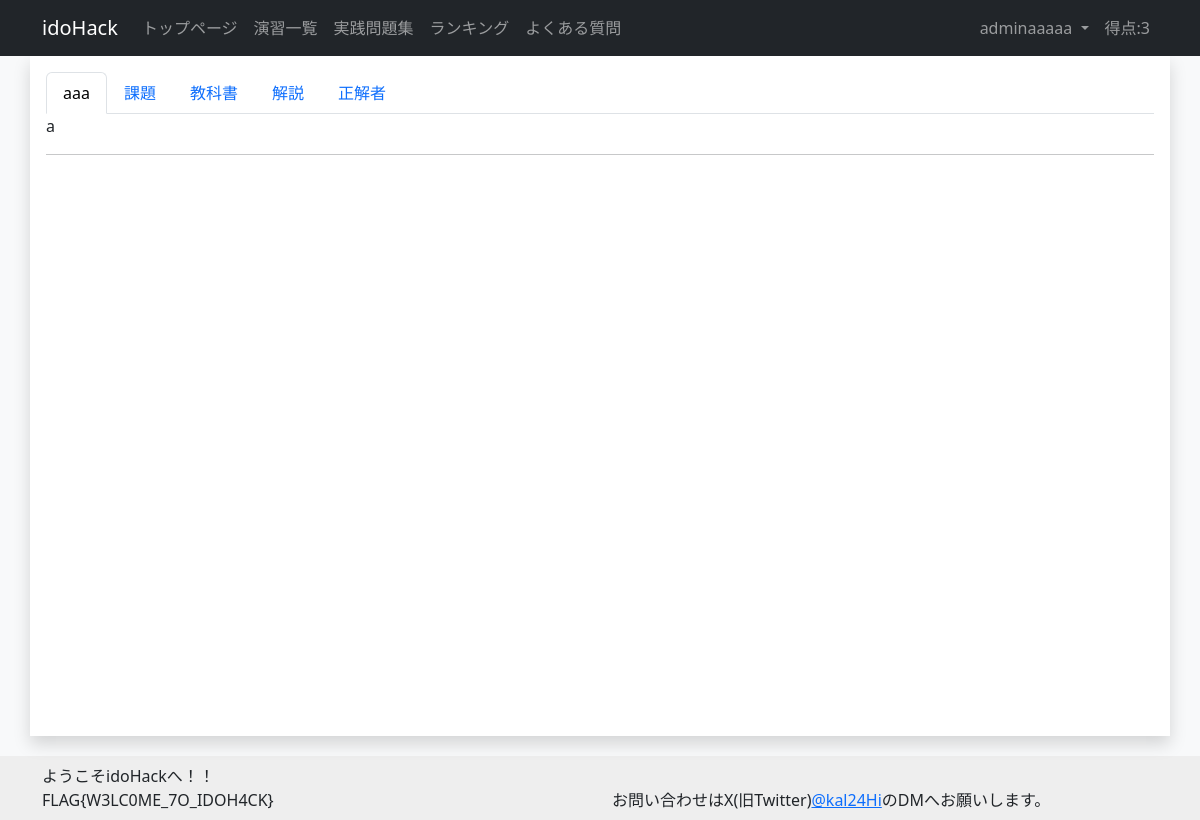
The app's page /exercise/1/detail/ (signed in) with its own data.
### account/models.py (models this page shows)
class CustomUser(AbstractUser):
    uuid = models.UUIDField(default=uuid.uuid4, editable=False, unique=True, verbose_name="UUID") # ユーザのUUID
    total_score = models.IntegerField(default=0, verbose_name="総得点") # ユーザの総得点
    biography = models.TextField(max_length=500, blank=True, verbose_name="自己紹介") # ユーザの自己紹介
    twitter_url = models.URLField(max_length=200, blank=True, verbose_name="TwitterURL") # ユーザのTwitterのURL
    github_url = models.URLField(max_length=200, blank=True, verbose_name="GitHubURL") # ユーザのGitHubのURL
    linkedin_url = models.URLField(max_length=200, blank=True, verbose_name="LinkedInURL") # ユーザのLinkedInのURL
    country = models.CharField(max_length=100, blank=True, verbose_name="国籍") # ユーザの国籍
    occupation = models.CharField(max_length=50, verbose_name="職業", choices=(('Student', '学生'),
                                          ('teacher', '教員'),
                                          ('SecurityEngineer', 'セキュリティエンジニア'),
                                          ('IT', 'IT職'),
                                          ('other', 'その他')))
    is_active = models.BooleanField(default=True, verbose_name="アクティブユーザ") # ユーザがアクティブかどうか
    is_staff = models.BooleanField(default=False, verbose_name="スタッフユーザ") # ユーザがスタッフかどうか
    is_writer = models.BooleanField(default=False, verbose_name="作問ユーザ") # ユーザが作問者かどうか

### challenge/models.py (models this page shows, shortened)
class ExerciseModel(models.Model):
    category = models.ForeignKey(CategoryModel, on_delete=models.SET_NULL, null=True, verbose_name="カテゴリ") # カテゴリ
    exercise_number = models.IntegerField(default=0, verbose_name="番号") # 演習の番号
    exercise_title = models.CharField(max_length=100, default="", verbose_name="タイトル") # 演習のタイトル
    summary = models.TextField(blank=True, default="", verbose_name="概要") # 演習の概要
    exercise_discription = MDTextField(default="", verbose_name="説明") # 演習の説明
    visible = models.BooleanField(default=False, verbose_name="一般ユーザへの公開") # 演習が公開されているかどうか
    textbook = MDTextField(blank=True, verbose_name="教科書") # 教科書のURL
    explanation = MDTextField(blank=True, verbose_name="解説") # 解説のURL
    created_at = models.DateTimeField(auto_now_add=True, verbose_name="作成日時") # 課題の作成日時
    updated_at = models.DateTimeField(auto_now=True, verbose_name="作成日時") # 課題の更新日時
    class Meta:
        verbose_name = 'Exercise'

### challenge/views.py (the view)
# urls.py: path('exercise/<int:pk>/detail/', views.ExerciseDetailView.as_view(), name='exercise_detail'),
class ExerciseDetailView(LoginRequiredMixin, DetailView):
    model = ExerciseModel
    template_name = 'challenge/exercise_detail.html'
    context_object_name = 'exercise_detail'

### challenge/templatetags/markdown_extras.py (called while the page is built)
@register.filter()
@stringfilter
def markdown(value):
    return md.markdown(value, extensions=['markdown.extensions.fenced_code'])

### templates/challenge/exercise_detail.html
{% extends "base.html" %}
{% load markdown_extras%}
{% block content %}
<ul class="nav nav-tabs">
  <li class="nav-item">
    <a class="nav-link active" aria-current="page" href="{%url 'exercise_detail' exercise_detail.id%}">{{exercise_detail.exercise_title}}</a>
  </li>
  <li class="nav-item">
    <a class="nav-link" aria-current="page" href="{%url 'challenge_list' exercise_detail.id%}">課題</a>
  </li>
  {% if exercise_detail.exercise_title != "実戦問題集"%}
  <li class="nav-item">
    <a class="nav-link" aria-current="page" href="{%url 'textbook' exercise_detail.id%}">教科書</a>
  </li>
  <li class="nav-item">
    <a class="nav-link" aria-current="page" href="{%url 'explanation' exercise_detail.id%}">解説</a>
  </li>
  {% endif %}
  <li class="nav-item">
    <a class="nav-link " aria-current="page" href="{%url 'submit' exercise_detail.id%}">正解者</a>
  </li>
</ul>
<div id="md">{{exercise_detail.exercise_discription|markdown|safe}}</div>
{% endblock %}

### templates/base.html (shortened to what this page needs)
{% load static %}
<!DOCTYPE html>
<html style="height: 100%;">
<head>
    <link href="{% static 'mdeditor/css/editormd.min.css' %}" rel="stylesheet">
    <link href="{% static 'mdeditor/css/editormd.preview.css' %}" rel="stylesheet">
    <link href="https://cdn.jsdelivr.net/npm/bootstrap@5.3.0/dist/css/bootstrap.min.css" rel="stylesheet"
>
</head>
<body class="bg-light" style="height: 100%;">
<nav class="navbar navbar-expand-lg navbar-dark bg-dark sticky-top">
  <div class="container">
    <a class="navbar-brand " href="#">idoHack</a>
      <div class="collapse navbar-collapse" id="navbarNavDropdown">
        <ul class="navbar-nav me-auto">
          <li class="nav-item">
            <a class="nav-link" href="{%url 'index'%}">トップページ</a>
          </li>
          <li class="nav-item">
            <a class="nav-link" href="{%url 'exercise_list'%}">演習一覧</a>
          </li>
          <li class="nav-item">
            <a class="nav-link" href="{%url 'exercise_detail' 6%}">実践問題集</a>
          </li>
          <li class="nav-item">
            <a class="nav-link" href="{%url 'totalscore_ranking'%}">ランキング</a>
          </li>
          <li class="nav-item">
            <a class="nav-link" href="{%url 'faq'%}">よくある質問</a>
          </li>
        </ul>
        <ul class="navbar-nav">
        {% if user.is_authenticated %}
        <li class="nav-item dropdown">
          <a class="nav-link dropdown-toggle" href="#" role="button" data-bs-toggle="dropdown" aria-expanded="false">
            {{user.username}}
          </a>
        </li>
        <li class="nav-item">
          <a class="nav-link">得点:{{user.total_score}}</a>
        </li>
        {% endif %}
        </ul>
      </div>
  </div>
</nav>
<body>
<div class="container shadow p-3 bg-white" style="min-height: 85%; position: relative;">
    {% block content %}{% endblock content%}
    <hr>
</div>
<div class="p-2" style="background-color:#EEEEEE; margin-top: 20px; margin-bottom: 10%; width: 100%;">
  <div class="container">
    <div class="row">
      <div class="col-md-6">
        ようこそidoHackへ！！</br>
        FLAG{W3LC0ME_7O_IDOH4CK}</br>
      </div>
      <div class="col-md-6">
        お問い合わせはX(旧Twitter)<a href="https://twitter.com/kal24Hi" target="_blank" rel="noopener noreferrer">@kal24Hi</a>のDMへお願いします。
      </div>
    </div>
  </div>
</div>
</body>

### records on screen
CustomUser: username "adminaaaaa", total_score "3"
ExerciseModel: exercise_title "aaa", exercise_discription "a"
